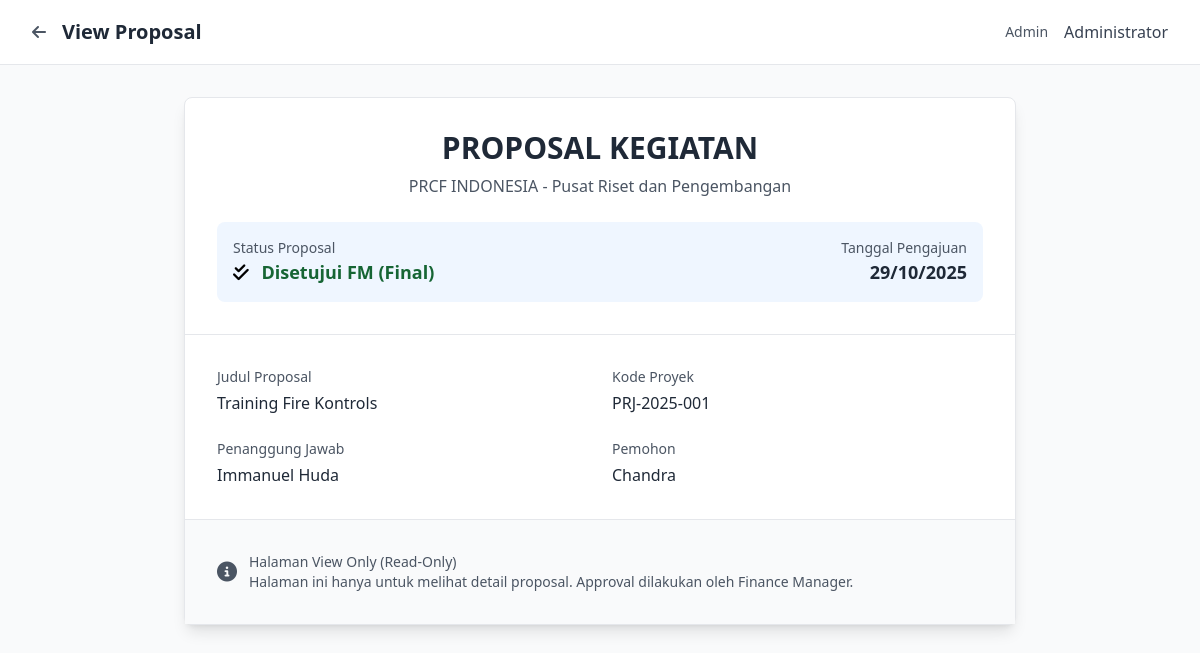
The page /pages/proposals/view_proposal.php?id=16 (signed in) on the database its author committed.
### tables this page shows
CREATE TABLE `proposal` (
  `id_proposal` int(11) NOT NULL,
  `judul_proposal` varchar(255) NOT NULL,
  `pj` varchar(255) NOT NULL COMMENT 'Penanggung Jawab',
  `date` date DEFAULT NULL,
  `pemohon` varchar(255) DEFAULT NULL,
  `status` enum('draft','submitted','approved_fm','approved','rejected') DEFAULT 'draft' COMMENT 'draft=PM draft, submitted=waiting FM, approved_fm=FM approved (final), approved=FM approved (final), rejected=rejected',
  `approved_by_fm` int(11) DEFAULT NULL,
  `fm_approval_date` datetime DEFAULT NULL,
  `kode_proyek` varchar(50) DEFAULT NULL,
  `tor` text DEFAULT NULL COMMENT 'Terms of Reference',
  `file_budget` varchar(255) DEFAULT NULL,
  `total_budget_usd` decimal(15,2) DEFAULT 0.00,
  `total_budget_idr` decimal(15,2) DEFAULT 0.00,
  `currency` varchar(10) DEFAULT 'USD',
  `exrate_at_submission` decimal(10,4) DEFAULT 1.0000 COMMENT 'Exchange rate saat submit proposal',
  `created_at` timestamp NOT NULL DEFAULT current_timestamp(),
  `updated_at` timestamp NOT NULL DEFAULT current_timestamp() ON UPDATE current_timestamp()
);

### pages/proposals/view_proposal.php (the view, shortened to what this page needs)
<?php
require_once '../../includes/config.php';
$user_role = $_SESSION['user_role'];
$user_name = $_SESSION['user_name'];
$proposal_id = $_GET['id'] ?? 0;
$return_dashboard = '../dashboards/';
switch ($user_role) {
    default:
        $return_dashboard .= 'dashboard_pm.php';
}
$stmt = $conn->prepare("SELECT p.*, u.nama as creator_name, u.email as creator_email
    FROM proposal p
    LEFT JOIN user u ON p.pemohon = u.nama
    WHERE p.id_proposal = ?");
$stmt->bind_param("i", $proposal_id);
$stmt->execute();
$proposal = $stmt->get_result()->fetch_assoc();
?>
<!DOCTYPE html>
<html lang="id">
<head>
    <script src="https://cdn.tailwindcss.com"></script>
    <link rel="stylesheet" href="https://cdnjs.cloudflare.com/ajax/libs/font-awesome/6.4.0/css/all.min.css">
</head>
<body class="bg-gray-50 min-h-screen">
    <header class="bg-white border-b border-gray-200 sticky top-0 z-50">
        <div class="max-w-7xl mx-auto px-4 sm:px-6 lg:px-8">
            <div class="flex justify-between items-center h-16">
                <div class="flex items-center space-x-4">
                    <a href="<?php echo $return_dashboard; ?>" class="text-gray-600 hover:text-gray-800">
                        <i class="fas fa-arrow-left"></i>
                    </a>
                    <h1 class="text-xl font-bold text-gray-800">View Proposal</h1>
                </div>
                <div class="flex items-center space-x-4">
                    <span class="text-sm text-gray-600"><?php echo $user_role; ?></span>
                    <span class="text-gray-700 font-medium"><?php echo $user_name; ?></span>
                </div>
            </div>
        </div>
    </header>
    <main class="max-w-4xl mx-auto px-4 sm:px-6 lg:px-8 py-8">
        <div class="bg-white rounded-lg shadow-lg border border-gray-200">
            <div class="p-8 border-b border-gray-200">
                <div class="text-center mb-6">
                    <h1 class="text-3xl font-bold text-gray-800 mb-2">PROPOSAL KEGIATAN</h1>
                    <p class="text-gray-600">PRCF INDONESIA - Pusat Riset dan Pengembangan</p>
                </div>
                <div class="space-y-4">
                    <div class="flex items-center justify-between p-4 bg-blue-50 rounded-lg">
                        <div>
                            <p class="text-sm text-gray-600">Status Proposal</p>
                            <p class="text-lg font-bold">
                                <?php
                                $status_text = [
                                    'draft' => 'Draft',
                                    'submitted' => 'Menunggu Review FM',
                                    'approved_fm' => 'Disetujui FM (Final)',
                                    'approved' => 'Disetujui FM (Final)',
                                    'rejected' => 'Ditolak'
                                ];
                                $status_class = [
                                    'draft' => 'text-gray-800',
                                    'submitted' => 'text-yellow-800',
                                    'approved_fm' => 'text-blue-800',
                                    'approved' => 'text-green-800',
                                    'rejected' => 'text-red-800'
                                ];
                                $status_icon = [
                                    'draft' => 'fa-file',
                                    'submitted' => 'fa-clock',
                                    'approved_fm' => 'fa-check',
                                    'approved' => 'fa-check-double',
                                    'rejected' => 'fa-times'
                                ];
                                ?>
                                <i class="fas <?php echo $status_icon[$proposal['status']] ?? 'fa-question'; ?> mr-2"></i>
                                <span class="<?php echo $status_class[$proposal['status']] ?? 'text-gray-800'; ?>">
                                    <?php echo $status_text[$proposal['status']] ?? $proposal['status']; ?>
                                </span>
                            </p>
                        </div>
                        <div class="text-right">
                            <p class="text-sm text-gray-600">Tanggal Pengajuan</p>
                            <p class="text-lg font-bold text-gray-800">
                                <?php echo date('d/m/Y', strtotime($proposal['date'])); ?>
                            </p>
                        </div>
                    </div>
                </div>
            </div>
            <div class="p-8 space-y-6">
                <div class="grid grid-cols-1 md:grid-cols-2 gap-6">
                    <div>
                        <label class="block text-sm font-medium text-gray-600 mb-1">Judul Proposal</label>
                        <p class="text-gray-800 font-medium"><?php echo htmlspecialchars($proposal['judul_proposal']); ?></p>
                    </div>
                    <div>
                        <label class="block text-sm font-medium text-gray-600 mb-1">Kode Proyek</label>
                        <p class="text-gray-800 font-medium"><?php echo htmlspecialchars($proposal['kode_proyek']); ?></p>
                    </div>
                </div>
                <div class="grid grid-cols-1 md:grid-cols-2 gap-6">
                    <div>
                        <label class="block text-sm font-medium text-gray-600 mb-1">Penanggung Jawab</label>
                        <p class="text-gray-800 font-medium"><?php echo htmlspecialchars($proposal['pj']); ?></p>
                    </div>
                    <div>
                        <label class="block text-sm font-medium text-gray-600 mb-1">Pemohon</label>
                        <p class="text-gray-800 font-medium"><?php echo htmlspecialchars($proposal['pemohon']); ?></p>
                    </div>
                </div>
            </div>
            <div class="p-8 border-t border-gray-200 bg-gray-50">
                <div class="flex items-center text-gray-600">
                    <i class="fas fa-info-circle text-xl mr-3"></i>
                    <div class="text-sm">
                        <p class="font-medium">Halaman View Only (Read-Only)</p>
                        <p>Halaman ini hanya untuk melihat detail proposal. Approval dilakukan oleh Finance Manager.</p>
                    </div>
                </div>
            </div>
        </div>
    </main>
</body>
</html>

### rows shown on the page
proposal: status "Disetujui FM (Final)", date "29/10/2025", judul_proposal "Training Fire Kontrols", kode_proyek "PRJ-2025-001", pj "Immanuel Huda", pemohon "Chandra"

### other values the page prints
$user_role "Admin"
$user_name "Administrator"
